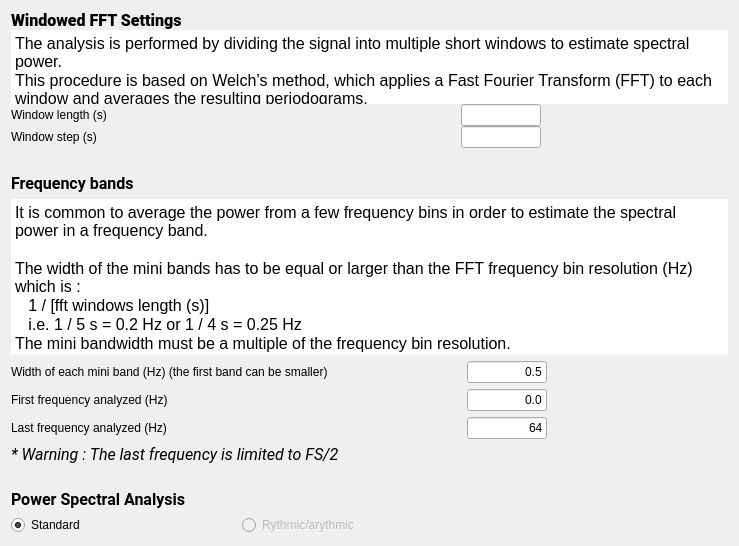
<?xml version="1.0" encoding="UTF-8"?>
<ui version="4.0">
 <class>SpectralSettings</class>
 <widget class="QWidget" name="SpectralSettings">
  <property name="geometry">
   <rect>
    <x>0</x>
    <y>0</y>
    <width>739</width>
    <height>546</height>
   </rect>
  </property>
  <property name="minimumSize">
   <size>
    <width>0</width>
    <height>0</height>
   </size>
  </property>
  <property name="windowTitle">
   <string/>
  </property>
  <property name="styleSheet">
   <string>font: 12pt &quot;Roboto&quot;;</string>
  </property>
  <layout class="QVBoxLayout" name="verticalLayout_2">
   <item>
    <layout class="QVBoxLayout" name="verticalLayout">
     <property name="spacing">
      <number>0</number>
     </property>
     <property name="sizeConstraint">
      <enum>QLayout::SizeConstraint::SetMaximumSize</enum>
     </property>
     <item>
      <widget class="QLabel" name="label_3">
       <property name="maximumSize">
        <size>
         <width>16777215</width>
         <height>30</height>
        </size>
       </property>
       <property name="font">
        <font>
         <family>Roboto</family>
         <pointsize>12</pointsize>
         <italic>false</italic>
         <bold>false</bold>
        </font>
       </property>
       <property name="text">
        <string>&lt;html&gt;&lt;head/&gt;&lt;body&gt;&lt;p&gt;&lt;span style=&quot; font-weight:700;&quot;&gt;Windowed FFT Settings&lt;/span&gt;&lt;/p&gt;&lt;/body&gt;&lt;/html&gt;</string>
       </property>
      </widget>
     </item>
     <item>
      <widget class="QTextEdit" name="textEdit_2">
       <property name="minimumSize">
        <size>
         <width>0</width>
         <height>0</height>
        </size>
       </property>
       <property name="maximumSize">
        <size>
         <width>16777215</width>
         <height>110</height>
        </size>
       </property>
       <property name="frameShape">
        <enum>QFrame::Shape::NoFrame</enum>
       </property>
       <property name="frameShadow">
        <enum>QFrame::Shadow::Plain</enum>
       </property>
       <property name="lineWidth">
        <number>0</number>
       </property>
       <property name="verticalScrollBarPolicy">
        <enum>Qt::ScrollBarPolicy::ScrollBarAlwaysOff</enum>
       </property>
       <property name="horizontalScrollBarPolicy">
        <enum>Qt::ScrollBarPolicy::ScrollBarAlwaysOff</enum>
       </property>
       <property name="html">
        <string>&lt;!DOCTYPE HTML PUBLIC &quot;-//W3C//DTD HTML 4.0//EN&quot; &quot;http://www.w3.org/TR/REC-html40/strict.dtd&quot;&gt;
&lt;html&gt;&lt;head&gt;&lt;meta name=&quot;qrichtext&quot; content=&quot;1&quot; /&gt;&lt;meta charset=&quot;utf-8&quot; /&gt;&lt;style type=&quot;text/css&quot;&gt;
p, li { white-space: pre-wrap; }
hr { height: 1px; border-width: 0; }
li.unchecked::marker { content: &quot;\2610&quot;; }
li.checked::marker { content: &quot;\2612&quot;; }
&lt;/style&gt;&lt;/head&gt;&lt;body style=&quot; font-family:'Roboto'; font-size:12pt; font-weight:400; font-style:normal;&quot;&gt;
&lt;p style=&quot; margin-top:0px; margin-bottom:0px; margin-left:0px; margin-right:0px; -qt-block-indent:0; text-indent:0px;&quot;&gt;The analysis is performed by dividing the signal into multiple short windows to estimate spectral power. &lt;/p&gt;
&lt;p style=&quot; margin-top:0px; margin-bottom:0px; margin-left:0px; margin-right:0px; -qt-block-indent:0; text-indent:0px;&quot;&gt;This procedure is based on Welch’s method, which applies a Fast Fourier Transform (FFT) to each window and averages the resulting periodograms.&lt;/p&gt;&lt;/body&gt;&lt;/html&gt;</string>
       </property>
      </widget>
     </item>
     <item>
      <layout class="QGridLayout" name="gridLayout">
       <property name="sizeConstraint">
        <enum>QLayout::SizeConstraint::SetMinimumSize</enum>
       </property>
       <property name="spacing">
        <number>0</number>
       </property>
       <item row="1" column="0">
        <widget class="QLabel" name="label_2">
         <property name="sizePolicy">
          <sizepolicy hsizetype="Minimum" vsizetype="Preferred">
           <horstretch>0</horstretch>
           <verstretch>0</verstretch>
          </sizepolicy>
         </property>
         <property name="minimumSize">
          <size>
           <width>200</width>
           <height>0</height>
          </size>
         </property>
         <property name="text">
          <string>Window step (s)</string>
         </property>
        </widget>
       </item>
       <item row="1" column="1">
        <widget class="QLineEdit" name="win_step_lineEdit">
         <property name="maximumSize">
          <size>
           <width>80</width>
           <height>16777215</height>
          </size>
         </property>
         <property name="toolTip">
          <string>At which window steps (s) the FFT (Fast Fourier Transform) is performed.</string>
         </property>
        </widget>
       </item>
       <item row="0" column="1">
        <widget class="QLineEdit" name="win_len_lineEdit">
         <property name="maximumSize">
          <size>
           <width>80</width>
           <height>16777215</height>
          </size>
         </property>
         <property name="toolTip">
          <string>Window length (s) used to perform the FFT (Fast Fourier Transform).</string>
         </property>
        </widget>
       </item>
       <item row="0" column="0">
        <widget class="QLabel" name="label">
         <property name="sizePolicy">
          <sizepolicy hsizetype="Fixed" vsizetype="Fixed">
           <horstretch>0</horstretch>
           <verstretch>0</verstretch>
          </sizepolicy>
         </property>
         <property name="minimumSize">
          <size>
           <width>450</width>
           <height>0</height>
          </size>
         </property>
         <property name="maximumSize">
          <size>
           <width>500</width>
           <height>500</height>
          </size>
         </property>
         <property name="text">
          <string>Window length (s)</string>
         </property>
        </widget>
       </item>
       <item row="0" column="2">
        <spacer name="horizontalSpacer_2">
         <property name="orientation">
          <enum>Qt::Orientation::Horizontal</enum>
         </property>
         <property name="sizeHint" stdset="0">
          <size>
           <width>40</width>
           <height>20</height>
          </size>
         </property>
        </spacer>
       </item>
       <item row="1" column="2">
        <spacer name="horizontalSpacer_3">
         <property name="orientation">
          <enum>Qt::Orientation::Horizontal</enum>
         </property>
         <property name="sizeHint" stdset="0">
          <size>
           <width>40</width>
           <height>20</height>
          </size>
         </property>
        </spacer>
       </item>
      </layout>
     </item>
    </layout>
   </item>
   <item>
    <spacer name="verticalSpacer_3">
     <property name="orientation">
      <enum>Qt::Orientation::Vertical</enum>
     </property>
     <property name="sizeType">
      <enum>QSizePolicy::Policy::Fixed</enum>
     </property>
     <property name="sizeHint" stdset="0">
      <size>
       <width>20</width>
       <height>20</height>
      </size>
     </property>
    </spacer>
   </item>
   <item>
    <layout class="QVBoxLayout" name="verticalLayout_5">
     <property name="sizeConstraint">
      <enum>QLayout::SizeConstraint::SetDefaultConstraint</enum>
     </property>
     <item>
      <widget class="QLabel" name="label_7">
       <property name="maximumSize">
        <size>
         <width>16777215</width>
         <height>30</height>
        </size>
       </property>
       <property name="font">
        <font>
         <family>Roboto</family>
         <pointsize>12</pointsize>
         <italic>false</italic>
         <bold>false</bold>
        </font>
       </property>
       <property name="text">
        <string>&lt;html&gt;&lt;head/&gt;&lt;body&gt;&lt;p&gt;&lt;span style=&quot; font-weight:600;&quot;&gt;Frequency bands&lt;/span&gt;&lt;/p&gt;&lt;/body&gt;&lt;/html&gt;</string>
       </property>
      </widget>
     </item>
     <item>
      <widget class="QTextEdit" name="textEdit">
       <property name="sizePolicy">
        <sizepolicy hsizetype="Expanding" vsizetype="Expanding">
         <horstretch>0</horstretch>
         <verstretch>0</verstretch>
        </sizepolicy>
       </property>
       <property name="minimumSize">
        <size>
         <width>0</width>
         <height>0</height>
        </size>
       </property>
       <property name="maximumSize">
        <size>
         <width>16777215</width>
         <height>16777215</height>
        </size>
       </property>
       <property name="sizeIncrement">
        <size>
         <width>0</width>
         <height>0</height>
        </size>
       </property>
       <property name="frameShape">
        <enum>QFrame::Shape::NoFrame</enum>
       </property>
       <property name="frameShadow">
        <enum>QFrame::Shadow::Plain</enum>
       </property>
       <property name="lineWidth">
        <number>0</number>
       </property>
       <property name="verticalScrollBarPolicy">
        <enum>Qt::ScrollBarPolicy::ScrollBarAlwaysOff</enum>
       </property>
       <property name="horizontalScrollBarPolicy">
        <enum>Qt::ScrollBarPolicy::ScrollBarAlwaysOff</enum>
       </property>
       <property name="sizeAdjustPolicy">
        <enum>QAbstractScrollArea::SizeAdjustPolicy::AdjustIgnored</enum>
       </property>
       <property name="readOnly">
        <bool>true</bool>
       </property>
       <property name="html">
        <string>&lt;!DOCTYPE HTML PUBLIC &quot;-//W3C//DTD HTML 4.0//EN&quot; &quot;http://www.w3.org/TR/REC-html40/strict.dtd&quot;&gt;
&lt;html&gt;&lt;head&gt;&lt;meta name=&quot;qrichtext&quot; content=&quot;1&quot; /&gt;&lt;meta charset=&quot;utf-8&quot; /&gt;&lt;style type=&quot;text/css&quot;&gt;
p, li { white-space: pre-wrap; }
hr { height: 1px; border-width: 0; }
li.unchecked::marker { content: &quot;\2610&quot;; }
li.checked::marker { content: &quot;\2612&quot;; }
&lt;/style&gt;&lt;/head&gt;&lt;body style=&quot; font-family:'Roboto'; font-size:12pt; font-weight:400; font-style:normal;&quot;&gt;
&lt;p style=&quot; margin-top:0px; margin-bottom:0px; margin-left:0px; margin-right:0px; -qt-block-indent:0; text-indent:0px;&quot;&gt;It is common to average the power from a few frequency bins in order to estimate the spectral power in a frequency band.&lt;/p&gt;
&lt;p style=&quot;-qt-paragraph-type:empty; margin-top:0px; margin-bottom:0px; margin-left:0px; margin-right:0px; -qt-block-indent:0; text-indent:0px;&quot;&gt;&lt;br /&gt;&lt;/p&gt;
&lt;p style=&quot; margin-top:0px; margin-bottom:0px; margin-left:0px; margin-right:0px; -qt-block-indent:0; text-indent:0px;&quot;&gt;The width of the mini bands has to be equal or larger than the FFT frequency bin resolution (Hz) which is :&lt;/p&gt;
&lt;p style=&quot; margin-top:0px; margin-bottom:0px; margin-left:0px; margin-right:0px; -qt-block-indent:0; text-indent:0px;&quot;&gt;   1 / [fft windows length (s)]&lt;/p&gt;
&lt;p style=&quot; margin-top:0px; margin-bottom:0px; margin-left:0px; margin-right:0px; -qt-block-indent:0; text-indent:0px;&quot;&gt;   i.e. 1 / 5 s = 0.2 Hz or 1 / 4 s = 0.25 Hz&lt;/p&gt;
&lt;p style=&quot; margin-top:0px; margin-bottom:0px; margin-left:0px; margin-right:0px; -qt-block-indent:0; text-indent:0px;&quot;&gt;The mini bandwidth must be a multiple of the frequency bin resolution.&lt;/p&gt;
&lt;p style=&quot; margin-top:0px; margin-bottom:0px; margin-left:0px; margin-right:0px; -qt-block-indent:0; text-indent:0px;&quot;&gt;-&amp;gt; bandwidth of 0.2 Hz or 1 Hz with a fft windows length of 5 s.&lt;/p&gt;
&lt;p style=&quot; margin-top:0px; margin-bottom:0px; margin-left:0px; margin-right:0px; -qt-block-indent:0; text-indent:0px;&quot;&gt;-&amp;gt; bandwidth of 0.25 Hz, 0.5 Hz or 1 Hz with a fft windows length of 4 s. &lt;/p&gt;
&lt;p style=&quot;-qt-paragraph-type:empty; margin-top:0px; margin-bottom:0px; margin-left:0px; margin-right:0px; -qt-block-indent:0; text-indent:0px;&quot;&gt;&lt;br /&gt;&lt;/p&gt;
&lt;p style=&quot; margin-top:0px; margin-bottom:0px; margin-left:0px; margin-right:0px; -qt-block-indent:0; text-indent:0px;&quot;&gt;The last frequency analyzed is limited to FS/2.&lt;/p&gt;
&lt;p style=&quot; margin-top:0px; margin-bottom:0px; margin-left:0px; margin-right:0px; -qt-block-indent:0; text-indent:0px;&quot;&gt;   FS : Sampling rate of the channel (Hz)&lt;/p&gt;
&lt;p style=&quot; margin-top:0px; margin-bottom:0px; margin-left:0px; margin-right:0px; -qt-block-indent:0; text-indent:0px;&quot;&gt;   i.e. 256 Hz / 2 = 128 Hz&lt;/p&gt;&lt;/body&gt;&lt;/html&gt;</string>
       </property>
      </widget>
     </item>
    </layout>
   </item>
   <item>
    <layout class="QGridLayout" name="gridLayout_2">
     <item row="0" column="0">
      <widget class="QLabel" name="label_8">
       <property name="sizePolicy">
        <sizepolicy hsizetype="Minimum" vsizetype="Preferred">
         <horstretch>0</horstretch>
         <verstretch>0</verstretch>
        </sizepolicy>
       </property>
       <property name="minimumSize">
        <size>
         <width>450</width>
         <height>0</height>
        </size>
       </property>
       <property name="maximumSize">
        <size>
         <width>450</width>
         <height>16777215</height>
        </size>
       </property>
       <property name="text">
        <string>Width of each mini band (Hz) (the first band can be smaller)</string>
       </property>
      </widget>
     </item>
     <item row="0" column="1">
      <widget class="QLineEdit" name="miniband_lineEdit">
       <property name="minimumSize">
        <size>
         <width>0</width>
         <height>0</height>
        </size>
       </property>
       <property name="maximumSize">
        <size>
         <width>80</width>
         <height>16777215</height>
        </size>
       </property>
       <property name="text">
        <string>0.5</string>
       </property>
       <property name="alignment">
        <set>Qt::AlignmentFlag::AlignRight|Qt::AlignmentFlag::AlignTrailing|Qt::AlignmentFlag::AlignVCenter</set>
       </property>
      </widget>
     </item>
     <item row="0" column="2">
      <spacer name="horizontalSpacer_4">
       <property name="orientation">
        <enum>Qt::Orientation::Horizontal</enum>
       </property>
       <property name="sizeHint" stdset="0">
        <size>
         <width>58</width>
         <height>13</height>
        </size>
       </property>
      </spacer>
     </item>
     <item row="1" column="0">
      <widget class="QLabel" name="label_4">
       <property name="text">
        <string>First frequency analyzed (Hz)</string>
       </property>
      </widget>
     </item>
     <item row="1" column="1">
      <widget class="QLineEdit" name="first_freq_lineEdit">
       <property name="maximumSize">
        <size>
         <width>80</width>
         <height>16777215</height>
        </size>
       </property>
       <property name="text">
        <string>0.0</string>
       </property>
       <property name="alignment">
        <set>Qt::AlignmentFlag::AlignRight|Qt::AlignmentFlag::AlignTrailing|Qt::AlignmentFlag::AlignVCenter</set>
       </property>
      </widget>
     </item>
     <item row="1" column="2">
      <spacer name="horizontalSpacer_6">
       <property name="orientation">
        <enum>Qt::Orientation::Horizontal</enum>
       </property>
       <property name="sizeHint" stdset="0">
        <size>
         <width>58</width>
         <height>20</height>
        </size>
       </property>
      </spacer>
     </item>
     <item row="2" column="0">
      <widget class="QLabel" name="label_9">
       <property name="sizePolicy">
        <sizepolicy hsizetype="Minimum" vsizetype="Preferred">
         <horstretch>0</horstretch>
         <verstretch>0</verstretch>
        </sizepolicy>
       </property>
       <property name="minimumSize">
        <size>
         <width>300</width>
         <height>0</height>
        </size>
       </property>
       <property name="maximumSize">
        <size>
         <width>16777215</width>
         <height>16777215</height>
        </size>
       </property>
       <property name="text">
        <string>Last frequency analyzed (Hz)</string>
       </property>
      </widget>
     </item>
     <item row="2" column="1">
      <widget class="QLineEdit" name="last_freq_lineEdit">
       <property name="maximumSize">
        <size>
         <width>80</width>
         <height>16777215</height>
        </size>
       </property>
       <property name="text">
        <string>64</string>
       </property>
       <property name="alignment">
        <set>Qt::AlignmentFlag::AlignRight|Qt::AlignmentFlag::AlignTrailing|Qt::AlignmentFlag::AlignVCenter</set>
       </property>
      </widget>
     </item>
     <item row="2" column="2">
      <spacer name="horizontalSpacer_5">
       <property name="orientation">
        <enum>Qt::Orientation::Horizontal</enum>
       </property>
       <property name="sizeHint" stdset="0">
        <size>
         <width>58</width>
         <height>20</height>
        </size>
       </property>
      </spacer>
     </item>
    </layout>
   </item>
   <item>
    <widget class="QLabel" name="label_10">
     <property name="font">
      <font>
       <family>Roboto</family>
       <pointsize>12</pointsize>
       <italic>false</italic>
       <bold>false</bold>
      </font>
     </property>
     <property name="text">
      <string>&lt;html&gt;&lt;head/&gt;&lt;body&gt;&lt;p&gt;&lt;span style=&quot; font-size:12pt; font-style:italic;&quot;&gt;* Warning : The last frequency is limited to FS/2 &lt;/span&gt;&lt;/p&gt;&lt;/body&gt;&lt;/html&gt;</string>
     </property>
     <property name="alignment">
      <set>Qt::AlignmentFlag::AlignLeading|Qt::AlignmentFlag::AlignLeft|Qt::AlignmentFlag::AlignVCenter</set>
     </property>
    </widget>
   </item>
   <item>
    <spacer name="verticalSpacer_4">
     <property name="orientation">
      <enum>Qt::Orientation::Vertical</enum>
     </property>
     <property name="sizeType">
      <enum>QSizePolicy::Policy::Fixed</enum>
     </property>
     <property name="sizeHint" stdset="0">
      <size>
       <width>20</width>
       <height>20</height>
      </size>
     </property>
    </spacer>
   </item>
   <item>
    <layout class="QVBoxLayout" name="verticalLayout_4">
     <item>
      <widget class="QLabel" name="label_6">
       <property name="font">
        <font>
         <family>Roboto</family>
         <pointsize>12</pointsize>
         <italic>false</italic>
         <bold>false</bold>
        </font>
       </property>
       <property name="text">
        <string>&lt;html&gt;&lt;head/&gt;&lt;body&gt;&lt;p&gt;&lt;span style=&quot; font-weight:600;&quot;&gt;Power Spectral Analysis&lt;/span&gt;&lt;/p&gt;&lt;/body&gt;&lt;/html&gt;</string>
       </property>
      </widget>
     </item>
     <item>
      <layout class="QHBoxLayout" name="horizontalLayout_3">
       <item>
        <widget class="QRadioButton" name="std_radioButton">
         <property name="enabled">
          <bool>true</bool>
         </property>
         <property name="minimumSize">
          <size>
           <width>225</width>
           <height>0</height>
          </size>
         </property>
         <property name="maximumSize">
          <size>
           <width>500</width>
           <height>16777215</height>
          </size>
         </property>
         <property name="text">
          <string>Standard </string>
         </property>
         <property name="checked">
          <bool>true</bool>
         </property>
        </widget>
       </item>
       <item>
        <widget class="QRadioButton" name="RA_radioButton">
         <property name="enabled">
          <bool>false</bool>
         </property>
         <property name="minimumSize">
          <size>
           <width>225</width>
           <height>0</height>
          </size>
         </property>
         <property name="text">
          <string>Rythmic/arythmic</string>
         </property>
        </widget>
       </item>
       <item>
        <spacer name="horizontalSpacer">
         <property name="orientation">
          <enum>Qt::Orientation::Horizontal</enum>
         </property>
         <property name="sizeHint" stdset="0">
          <size>
           <width>40</width>
           <height>20</height>
          </size>
         </property>
        </spacer>
       </item>
      </layout>
     </item>
    </layout>
   </item>
   <item>
    <spacer name="verticalSpacer_2">
     <property name="orientation">
      <enum>Qt::Orientation::Vertical</enum>
     </property>
     <property name="sizeType">
      <enum>QSizePolicy::Policy::Preferred</enum>
     </property>
     <property name="sizeHint" stdset="0">
      <size>
       <width>20</width>
       <height>0</height>
      </size>
     </property>
    </spacer>
   </item>
   <item>
    <spacer name="verticalSpacer">
     <property name="orientation">
      <enum>Qt::Orientation::Vertical</enum>
     </property>
     <property name="sizeType">
      <enum>QSizePolicy::Policy::Ignored</enum>
     </property>
     <property name="sizeHint" stdset="0">
      <size>
       <width>709</width>
       <height>19</height>
      </size>
     </property>
    </spacer>
   </item>
  </layout>
 </widget>
 <resources>
  <include location="../../../../../snooz-toolbox/src/main/python/ui/themes/themes.qrc"/>
 </resources>
 <connections>
  <connection>
   <sender>win_len_lineEdit</sender>
   <signal>editingFinished()</signal>
   <receiver>SpectralSettings</receiver>
   <slot>miniband_edit_slot()</slot>
   <hints>
    <hint type="sourcelabel">
     <x>307</x>
     <y>87</y>
    </hint>
    <hint type="destinationlabel">
     <x>376</x>
     <y>408</y>
    </hint>
   </hints>
  </connection>
  <connection>
   <sender>last_freq_lineEdit</sender>
   <signal>editingFinished()</signal>
   <receiver>SpectralSettings</receiver>
   <slot>lastfreq_edit_slot()</slot>
   <hints>
    <hint type="sourcelabel">
     <x>307</x>
     <y>433</y>
    </hint>
    <hint type="destinationlabel">
     <x>376</x>
     <y>408</y>
    </hint>
   </hints>
  </connection>
  <connection>
   <sender>miniband_lineEdit</sender>
   <signal>editingFinished()</signal>
   <receiver>SpectralSettings</receiver>
   <slot>miniband_edit_slot()</slot>
   <hints>
    <hint type="sourcelabel">
     <x>307</x>
     <y>406</y>
    </hint>
    <hint type="destinationlabel">
     <x>376</x>
     <y>408</y>
    </hint>
   </hints>
  </connection>
 </connections>
 <slots>
  <slot>miniband_edit_slot()</slot>
  <slot>lastfreq_edit_slot()</slot>
 </slots>
</ui>
